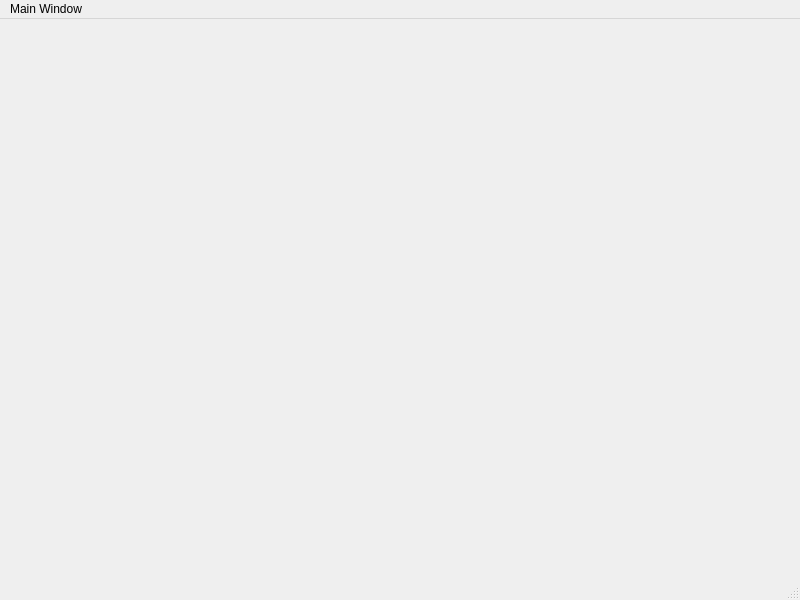
<?xml version="1.0" encoding="UTF-8"?>
<ui version="4.0">
 <class>MainWindow</class>
 <widget class="QMainWindow" name="MainWindow">
  <property name="geometry">
   <rect>
    <x>0</x>
    <y>0</y>
    <width>800</width>
    <height>600</height>
   </rect>
  </property>
  <property name="windowTitle">
   <string>MainWindow</string>
  </property>
  <widget class="QWidget" name="centralwidget"/>
  <widget class="QMenuBar" name="menubar">
   <property name="geometry">
    <rect>
     <x>0</x>
     <y>0</y>
     <width>800</width>
     <height>17</height>
    </rect>
   </property>
   <widget class="QMenu" name="menuMain_Window">
    <property name="title">
     <string>Main Window</string>
    </property>
   </widget>
   <addaction name="menuMain_Window"/>
  </widget>
  <widget class="QStatusBar" name="statusbar"/>
 </widget>
 <resources/>
 <connections/>
</ui>
